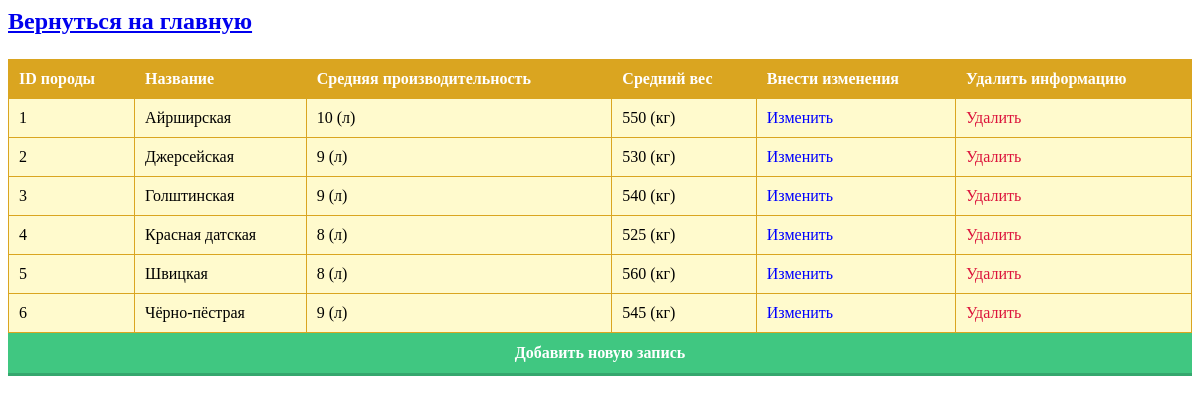
Screenshot of /app/breed.php with the database file from the repository.
### app/breed.php (the view, shortened to what this page needs)
<a href="index.php"><h2><p align="left">Вернуться  на главную</p></h2></a>
<?php
include ("db.php");
?>
<html>
<head>
<link rel="stylesheet" href="button.css">
</head>
<body>
<table class="myTable">
<tr>
<th>ID породы</th>
<th>Название</th>
<th>Средняя производительность</th>
<th>Средний вес</th>
<th>Внести изменения</th>
<th>Удалить информацию</th>
</tr>
<?php
$pro = mysqli_query($db, "SELECT * FROM порода");
$pro = mysqli_fetch_all($pro);
foreach ($pro as $pr) {
?>
<tr>
<td><?=$pr[0] ?></td>
<td><?=$pr[1] ?></td>
<td><?=$pr[2] ?> (л)</td>
<td><?=$pr[3] ?> (кг)</td>
<td><a style="color: blue; text-decoration: none;" href="update2.php?id=<?=$pr[0] ?>">Изменить</a></td>
<td><a style="color: #DC143C; text-decoration: none;" href="delete2.php?id=<?=$pr[0] ?>">Удалить</a></td>
</tr>
<?php
}
?>
</table>
</body>
</html>
<a href="add2.php" class="button">Добавить новую запись</a>

### app/button.css (style rules this page uses)
.button { display: flex; justify-content: center; font-weight: 700; color: white; text-decoration: none; padding: 0.7em 1em calc(0.7em + 3px); background: rgb(64,199,129); box-shadow: 0 -3px rgb(53,167,110) inset; transition: 0.5s; }

### app/breed.php (style rules this page uses)
.myTable { width: 100%; text-align: left; background-color: lemonchiffon; border-collapse: collapse; }
.myTable th { background-color: goldenrod; color: white; }
.myTable td, .myTable th { padding: 10px; border: 1px solid goldenrod; }

### rows the page displays
порода: ID_породы "1", Название "Айрширская", Средняя_производительность "10", Средний_вес "550"
порода: ID_породы "2", Название "Джерсейская", Средняя_производительность "9", Средний_вес "530"
порода: ID_породы "3", Название "Голштинская", Средняя_производительность "9", Средний_вес "540"
порода: ID_породы "4", Название "Красная датская", Средняя_производительность "8", Средний_вес "525"
порода: ID_породы "5", Название "Швицкая", Средняя_производительность "8", Средний_вес "560"
порода: ID_породы "6", Название "Чёрно-пёстрая", Средняя_производительность "9", Средний_вес "545"
